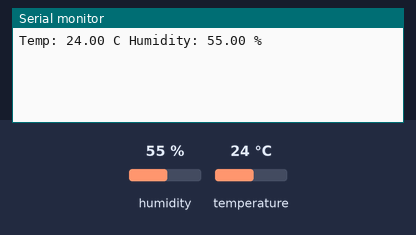
A sketch run on a simulated Arduino Uno, built with avr-gcc and run on an emulated ATmega328P. Parts: the last lines printed to the serial monitor. Inputs (shaded band) come from the test bench; at power-on: humidity 55 %, temperature 24 °C.

Above: at 4.2 s.
4.3 s: humidity set to 22 %
At 6.4 s:
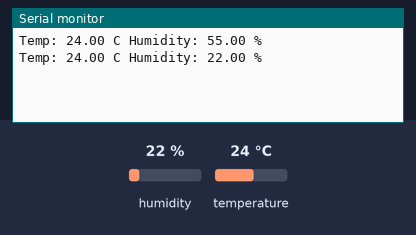
8.1 s: temperature set to 12 °C
At 9.6 s:
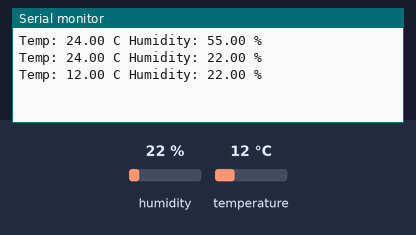
11.9 s: humidity set to 40 %
At 12.8 s:
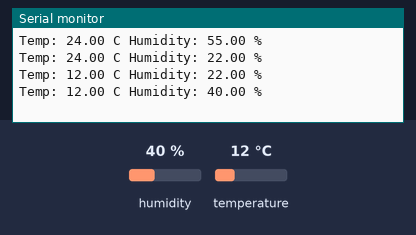
Timing chart, 0 to 14.9 s (numbered marks = the images above; inputs shaded):
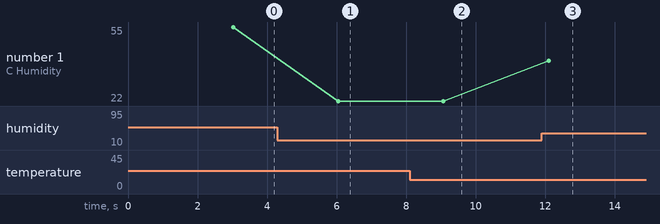

Measured:
- after the input at 4.3 s, the serial monitor: prints a new line after 1.7 s (image 1)
- after the input at 8.1 s, the serial monitor: prints a new line after 0.97 s (image 2)
- after the input at 11.9 s, the serial monitor: prints a new line after 0.20 s (image 3)
- plotted number 1: 55 → 22 after the input at 4.3 s, 22 → 40 after the input at 11.9 s

The sketch:

temp-hum-sensor.ino
```cpp
#include <DHT.h>

DHT dht(4, DHT11);

void setup() {
  // put your setup code here, to run once:
  dht.begin();
  delay(3000);

  Serial.begin(115200);
}

void loop() {
  // put your main code here, to run repeatedly:
  float temp = dht.readTemperature();
  float humidity = dht.readHumidity();
  Serial.print("Temp: ");
  Serial.print(temp);
  Serial.print(" C ");
  Serial.print("Humidity: ");
  Serial.print(humidity);
  Serial.println(" % ");
  delay(3000);
}
```
